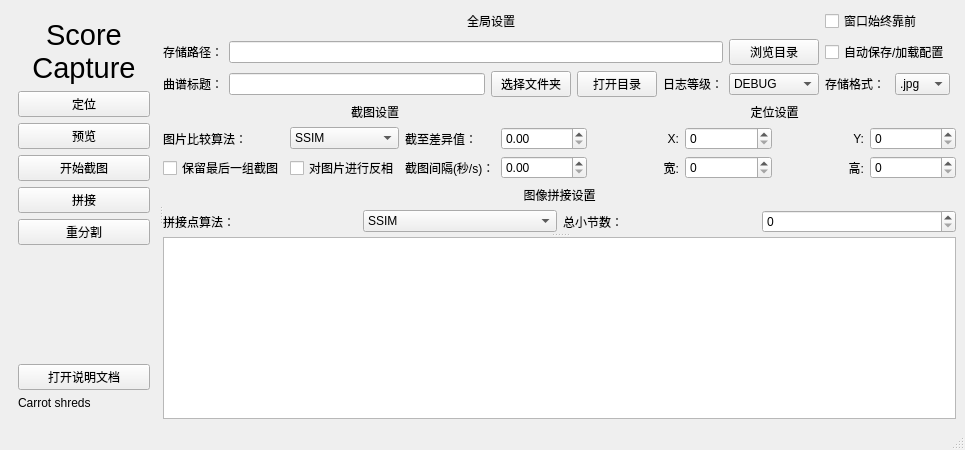
<?xml version="1.0" encoding="UTF-8"?>
<ui version="4.0">
 <class>MainWindow</class>
 <widget class="QMainWindow" name="MainWindow">
  <property name="geometry">
   <rect>
    <x>0</x>
    <y>0</y>
    <width>965</width>
    <height>450</height>
   </rect>
  </property>
  <property name="windowTitle">
   <string>Score Capture</string>
  </property>
  <widget class="QWidget" name="centralwidget">
   <layout class="QGridLayout" name="gridLayout_5">
    <item row="0" column="0">
     <widget class="QSplitter" name="splitter_2">
      <property name="orientation">
       <enum>Qt::Orientation::Horizontal</enum>
      </property>
      <property name="opaqueResize">
       <bool>true</bool>
      </property>
      <property name="childrenCollapsible">
       <bool>false</bool>
      </property>
      <widget class="QFrame" name="frame_sidebar">
       <property name="sizePolicy">
        <sizepolicy hsizetype="Preferred" vsizetype="Preferred">
         <horstretch>0</horstretch>
         <verstretch>0</verstretch>
        </sizepolicy>
       </property>
       <property name="minimumSize">
        <size>
         <width>130</width>
         <height>0</height>
        </size>
       </property>
       <layout class="QVBoxLayout" name="verticalLayout">
        <item>
         <widget class="QLabel" name="label_logo">
          <property name="font">
           <font>
            <pointsize>22</pointsize>
           </font>
          </property>
          <property name="text">
           <string>Score
Capture</string>
          </property>
          <property name="alignment">
           <set>Qt::AlignmentFlag::AlignCenter</set>
          </property>
         </widget>
        </item>
        <item>
         <widget class="QPushButton" name="pushButton_locate">
          <property name="text">
           <string>定位</string>
          </property>
         </widget>
        </item>
        <item>
         <widget class="QPushButton" name="pushButton_preview">
          <property name="text">
           <string>预览</string>
          </property>
         </widget>
        </item>
        <item>
         <widget class="QPushButton" name="pushButton_capture">
          <property name="text">
           <string>开始截图</string>
          </property>
         </widget>
        </item>
        <item>
         <widget class="QPushButton" name="pushButton_stitch">
          <property name="text">
           <string>拼接</string>
          </property>
         </widget>
        </item>
        <item>
         <widget class="QPushButton" name="pushButton_reclip">
          <property name="text">
           <string>重分割</string>
          </property>
         </widget>
        </item>
        <item>
         <spacer name="verticalSpacer">
          <property name="orientation">
           <enum>Qt::Orientation::Vertical</enum>
          </property>
          <property name="sizeHint" stdset="0">
           <size>
            <width>20</width>
            <height>40</height>
           </size>
          </property>
         </spacer>
        </item>
        <item>
         <widget class="QPushButton" name="pushButton_instruction">
          <property name="text">
           <string>打开说明文档</string>
          </property>
         </widget>
        </item>
        <item>
         <widget class="QLabel" name="label_author">
          <property name="text">
           <string>Carrot shreds</string>
          </property>
         </widget>
        </item>
       </layout>
      </widget>
      <widget class="QSplitter" name="splitter">
       <property name="orientation">
        <enum>Qt::Orientation::Vertical</enum>
       </property>
       <property name="childrenCollapsible">
        <bool>false</bool>
       </property>
       <widget class="QWidget" name="layoutWidget">
        <layout class="QGridLayout" name="gridLayout_3">
         <item row="0" column="0">
          <layout class="QGridLayout" name="gridLayout">
           <item row="1" column="0">
            <widget class="QLabel" name="label_5">
             <property name="text">
              <string>存储路径：</string>
             </property>
            </widget>
           </item>
           <item row="2" column="5">
            <widget class="QComboBox" name="comboBox_log_level">
             <property name="sizePolicy">
              <sizepolicy hsizetype="Minimum" vsizetype="Fixed">
               <horstretch>0</horstretch>
               <verstretch>0</verstretch>
              </sizepolicy>
             </property>
             <property name="minimumSize">
              <size>
               <width>90</width>
               <height>0</height>
              </size>
             </property>
             <item>
              <property name="text">
               <string>DEBUG</string>
              </property>
             </item>
             <item>
              <property name="text">
               <string>INFO</string>
              </property>
             </item>
             <item>
              <property name="text">
               <string>SUCCESS</string>
              </property>
             </item>
             <item>
              <property name="text">
               <string>WARNING</string>
              </property>
             </item>
             <item>
              <property name="text">
               <string>ERROR</string>
              </property>
             </item>
            </widget>
           </item>
           <item row="2" column="7">
            <widget class="QComboBox" name="comboBox_save_format">
             <property name="sizePolicy">
              <sizepolicy hsizetype="Fixed" vsizetype="Fixed">
               <horstretch>0</horstretch>
               <verstretch>0</verstretch>
              </sizepolicy>
             </property>
             <property name="minimumSize">
              <size>
               <width>55</width>
               <height>0</height>
              </size>
             </property>
             <item>
              <property name="text">
               <string>.jpg</string>
              </property>
             </item>
             <item>
              <property name="text">
               <string>.png</string>
              </property>
             </item>
            </widget>
           </item>
           <item row="2" column="1">
            <widget class="QLineEdit" name="lineEdit_score_title">
             <property name="sizePolicy">
              <sizepolicy hsizetype="Expanding" vsizetype="Fixed">
               <horstretch>0</horstretch>
               <verstretch>0</verstretch>
              </sizepolicy>
             </property>
            </widget>
           </item>
           <item row="1" column="6" colspan="2">
            <widget class="QCheckBox" name="checkBox_auto_manage_config">
             <property name="text">
              <string>自动保存/加载配置</string>
             </property>
            </widget>
           </item>
           <item row="2" column="4">
            <widget class="QLabel" name="label_12">
             <property name="text">
              <string>日志等级：</string>
             </property>
             <property name="alignment">
              <set>Qt::AlignmentFlag::AlignRight|Qt::AlignmentFlag::AlignTrailing|Qt::AlignmentFlag::AlignVCenter</set>
             </property>
            </widget>
           </item>
           <item row="2" column="2">
            <widget class="QPushButton" name="pushButton_select_folder">
             <property name="text">
              <string>选择文件夹</string>
             </property>
            </widget>
           </item>
           <item row="2" column="6">
            <widget class="QLabel" name="label_6">
             <property name="text">
              <string>存储格式：</string>
             </property>
            </widget>
           </item>
           <item row="2" column="0">
            <widget class="QLabel" name="label_3">
             <property name="text">
              <string>曲谱标题：</string>
             </property>
            </widget>
           </item>
           <item row="1" column="5">
            <widget class="QPushButton" name="pushButton_select_path">
             <property name="text">
              <string>浏览目录</string>
             </property>
            </widget>
           </item>
           <item row="1" column="1" colspan="4">
            <widget class="QLineEdit" name="lineEdit_save_path"/>
           </item>
           <item row="2" column="3">
            <widget class="QPushButton" name="pushButton_open_folder">
             <property name="text">
              <string>打开目录</string>
             </property>
            </widget>
           </item>
           <item row="0" column="0" colspan="6">
            <widget class="QLabel" name="label_4">
             <property name="text">
              <string>全局设置</string>
             </property>
             <property name="alignment">
              <set>Qt::AlignmentFlag::AlignCenter</set>
             </property>
            </widget>
           </item>
           <item row="0" column="6" colspan="2">
            <widget class="QCheckBox" name="checkBox_always_on_top">
             <property name="text">
              <string>窗口始终靠前</string>
             </property>
            </widget>
           </item>
          </layout>
         </item>
         <item row="1" column="0" colspan="2">
          <layout class="QGridLayout" name="gridLayout_4">
           <item row="1" column="3">
            <widget class="QDoubleSpinBox" name="doubleSpinBox_compare_threshold">
             <property name="maximum">
              <double>65535.000000000000000</double>
             </property>
             <property name="singleStep">
              <double>0.100000000000000</double>
             </property>
            </widget>
           </item>
           <item row="2" column="1">
            <widget class="QCheckBox" name="checkBox_reverse_image">
             <property name="text">
              <string>对图片进行反相</string>
             </property>
            </widget>
           </item>
           <item row="2" column="4">
            <widget class="QLabel" name="label_7">
             <property name="text">
              <string>宽:</string>
             </property>
             <property name="alignment">
              <set>Qt::AlignmentFlag::AlignRight|Qt::AlignmentFlag::AlignTrailing|Qt::AlignmentFlag::AlignVCenter</set>
             </property>
            </widget>
           </item>
           <item row="0" column="0" colspan="4">
            <widget class="QLabel" name="label_15">
             <property name="text">
              <string>截图设置</string>
             </property>
             <property name="alignment">
              <set>Qt::AlignmentFlag::AlignCenter</set>
             </property>
            </widget>
           </item>
           <item row="1" column="0">
            <widget class="QLabel" name="label_14">
             <property name="layoutDirection">
              <enum>Qt::LayoutDirection::LeftToRight</enum>
             </property>
             <property name="text">
              <string>图片比较算法：</string>
             </property>
             <property name="alignment">
              <set>Qt::AlignmentFlag::AlignLeading|Qt::AlignmentFlag::AlignLeft|Qt::AlignmentFlag::AlignVCenter</set>
             </property>
            </widget>
           </item>
           <item row="1" column="6">
            <widget class="QLabel" name="label_11">
             <property name="text">
              <string>Y:</string>
             </property>
             <property name="alignment">
              <set>Qt::AlignmentFlag::AlignRight|Qt::AlignmentFlag::AlignTrailing|Qt::AlignmentFlag::AlignVCenter</set>
             </property>
            </widget>
           </item>
           <item row="1" column="5">
            <widget class="QSpinBox" name="spinBox_region_x">
             <property name="sizePolicy">
              <sizepolicy hsizetype="Minimum" vsizetype="Fixed">
               <horstretch>0</horstretch>
               <verstretch>0</verstretch>
              </sizepolicy>
             </property>
             <property name="minimumSize">
              <size>
               <width>80</width>
               <height>0</height>
              </size>
             </property>
             <property name="maximum">
              <number>2000</number>
             </property>
            </widget>
           </item>
           <item row="1" column="4">
            <widget class="QLabel" name="label_9">
             <property name="text">
              <string>X:</string>
             </property>
             <property name="alignment">
              <set>Qt::AlignmentFlag::AlignRight|Qt::AlignmentFlag::AlignTrailing|Qt::AlignmentFlag::AlignVCenter</set>
             </property>
            </widget>
           </item>
           <item row="0" column="4" colspan="4">
            <widget class="QLabel" name="label_10">
             <property name="text">
              <string>定位设置</string>
             </property>
             <property name="alignment">
              <set>Qt::AlignmentFlag::AlignCenter</set>
             </property>
            </widget>
           </item>
           <item row="2" column="7">
            <widget class="QSpinBox" name="spinBox_region_height">
             <property name="sizePolicy">
              <sizepolicy hsizetype="Minimum" vsizetype="Fixed">
               <horstretch>0</horstretch>
               <verstretch>0</verstretch>
              </sizepolicy>
             </property>
             <property name="minimumSize">
              <size>
               <width>80</width>
               <height>0</height>
              </size>
             </property>
             <property name="maximum">
              <number>2000</number>
             </property>
            </widget>
           </item>
           <item row="1" column="7">
            <widget class="QSpinBox" name="spinBox_region_y">
             <property name="sizePolicy">
              <sizepolicy hsizetype="Minimum" vsizetype="Fixed">
               <horstretch>0</horstretch>
               <verstretch>0</verstretch>
              </sizepolicy>
             </property>
             <property name="minimumSize">
              <size>
               <width>80</width>
               <height>0</height>
              </size>
             </property>
             <property name="maximum">
              <number>2000</number>
             </property>
            </widget>
           </item>
           <item row="1" column="2">
            <widget class="QLabel" name="label_16">
             <property name="text">
              <string>截至差异值：</string>
             </property>
            </widget>
           </item>
           <item row="2" column="3">
            <widget class="QDoubleSpinBox" name="doubleSpinBox_capture_delay">
             <property name="singleStep">
              <double>0.100000000000000</double>
             </property>
            </widget>
           </item>
           <item row="1" column="1">
            <widget class="QComboBox" name="comboBox_compare_method">
             <item>
              <property name="text">
               <string>SSIM</string>
              </property>
             </item>
             <item>
              <property name="text">
               <string>MSE</string>
              </property>
             </item>
            </widget>
           </item>
           <item row="3" column="0" colspan="8">
            <layout class="QGridLayout" name="gridLayout_6">
             <item row="1" column="3">
              <widget class="QSpinBox" name="spinBox_bar_lines_num"/>
             </item>
             <item row="1" column="0">
              <widget class="QLabel" name="label_17">
               <property name="layoutDirection">
                <enum>Qt::LayoutDirection::LeftToRight</enum>
               </property>
               <property name="text">
                <string>拼接点算法：</string>
               </property>
               <property name="alignment">
                <set>Qt::AlignmentFlag::AlignLeading|Qt::AlignmentFlag::AlignLeft|Qt::AlignmentFlag::AlignVCenter</set>
               </property>
              </widget>
             </item>
             <item row="1" column="2">
              <widget class="QLabel" name="label_18">
               <property name="layoutDirection">
                <enum>Qt::LayoutDirection::LeftToRight</enum>
               </property>
               <property name="text">
                <string>总小节数：</string>
               </property>
               <property name="alignment">
                <set>Qt::AlignmentFlag::AlignLeading|Qt::AlignmentFlag::AlignLeft|Qt::AlignmentFlag::AlignVCenter</set>
               </property>
              </widget>
             </item>
             <item row="0" column="0" colspan="4">
              <widget class="QLabel" name="label_24">
               <property name="text">
                <string>图像拼接设置</string>
               </property>
               <property name="alignment">
                <set>Qt::AlignmentFlag::AlignCenter</set>
               </property>
              </widget>
             </item>
             <item row="1" column="1">
              <widget class="QComboBox" name="comboBox_stitch_method">
               <property name="currentText">
                <string>MSE</string>
               </property>
               <item>
                <property name="text">
                 <string>SSIM</string>
                </property>
               </item>
               <item>
                <property name="text">
                 <string>MSE</string>
                </property>
               </item>
              </widget>
             </item>
            </layout>
           </item>
           <item row="2" column="5">
            <widget class="QSpinBox" name="spinBox_region_width">
             <property name="sizePolicy">
              <sizepolicy hsizetype="Minimum" vsizetype="Fixed">
               <horstretch>0</horstretch>
               <verstretch>0</verstretch>
              </sizepolicy>
             </property>
             <property name="minimumSize">
              <size>
               <width>80</width>
               <height>0</height>
              </size>
             </property>
             <property name="maximum">
              <number>2000</number>
             </property>
            </widget>
           </item>
           <item row="2" column="2">
            <widget class="QLabel" name="label_13">
             <property name="text">
              <string>截图间隔(秒/s)：</string>
             </property>
            </widget>
           </item>
           <item row="2" column="6">
            <widget class="QLabel" name="label_8">
             <property name="text">
              <string>高:</string>
             </property>
             <property name="alignment">
              <set>Qt::AlignmentFlag::AlignRight|Qt::AlignmentFlag::AlignTrailing|Qt::AlignmentFlag::AlignVCenter</set>
             </property>
            </widget>
           </item>
           <item row="2" column="0">
            <widget class="QCheckBox" name="checkBox_keep_last">
             <property name="text">
              <string>保留最后一组截图</string>
             </property>
            </widget>
           </item>
          </layout>
         </item>
        </layout>
       </widget>
       <widget class="QTextEdit" name="textEdit_console"/>
      </widget>
     </widget>
    </item>
   </layout>
  </widget>
  <widget class="QMenuBar" name="menubar">
   <property name="geometry">
    <rect>
     <x>0</x>
     <y>0</y>
     <width>965</width>
     <height>33</height>
    </rect>
   </property>
  </widget>
  <widget class="QStatusBar" name="statusbar"/>
 </widget>
 <resources/>
 <connections/>
</ui>
